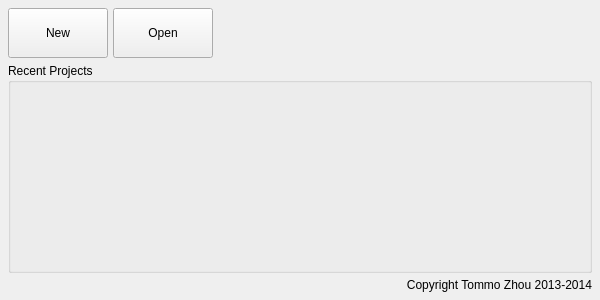
<?xml version="1.0" encoding="UTF-8"?>
<ui version="4.0">
 <class>Form</class>
 <widget class="QWidget" name="Form">
  <property name="geometry">
   <rect>
    <x>0</x>
    <y>0</y>
    <width>600</width>
    <height>300</height>
   </rect>
  </property>
  <property name="sizePolicy">
   <sizepolicy hsizetype="Preferred" vsizetype="Preferred">
    <horstretch>0</horstretch>
    <verstretch>0</verstretch>
   </sizepolicy>
  </property>
  <property name="minimumSize">
   <size>
    <width>600</width>
    <height>300</height>
   </size>
  </property>
  <property name="windowTitle">
   <string>Form</string>
  </property>
  <layout class="QVBoxLayout" name="verticalLayout">
   <property name="spacing">
    <number>5</number>
   </property>
   <property name="margin">
    <number>8</number>
   </property>
   <item>
    <widget class="QWidget" name="containerButtons" native="true">
     <property name="sizePolicy">
      <sizepolicy hsizetype="Preferred" vsizetype="Fixed">
       <horstretch>0</horstretch>
       <verstretch>0</verstretch>
      </sizepolicy>
     </property>
     <layout class="QHBoxLayout" name="horizontalLayout">
      <property name="spacing">
       <number>5</number>
      </property>
      <property name="margin">
       <number>0</number>
      </property>
      <item>
       <widget class="QPushButton" name="buttonNew">
        <property name="sizePolicy">
         <sizepolicy hsizetype="Minimum" vsizetype="Fixed">
          <horstretch>0</horstretch>
          <verstretch>0</verstretch>
         </sizepolicy>
        </property>
        <property name="minimumSize">
         <size>
          <width>100</width>
          <height>50</height>
         </size>
        </property>
        <property name="text">
         <string>New</string>
        </property>
       </widget>
      </item>
      <item>
       <widget class="QPushButton" name="buttonOpen">
        <property name="sizePolicy">
         <sizepolicy hsizetype="Minimum" vsizetype="Fixed">
          <horstretch>0</horstretch>
          <verstretch>0</verstretch>
         </sizepolicy>
        </property>
        <property name="minimumSize">
         <size>
          <width>100</width>
          <height>50</height>
         </size>
        </property>
        <property name="text">
         <string>Open</string>
        </property>
       </widget>
      </item>
      <item>
       <spacer name="horizontalSpacer">
        <property name="orientation">
         <enum>Qt::Horizontal</enum>
        </property>
        <property name="sizeType">
         <enum>QSizePolicy::Expanding</enum>
        </property>
        <property name="sizeHint" stdset="0">
         <size>
          <width>40</width>
          <height>20</height>
         </size>
        </property>
       </spacer>
      </item>
     </layout>
    </widget>
   </item>
   <item>
    <widget class="QGroupBox" name="containerRecent">
     <property name="sizePolicy">
      <sizepolicy hsizetype="Preferred" vsizetype="Expanding">
       <horstretch>0</horstretch>
       <verstretch>0</verstretch>
      </sizepolicy>
     </property>
     <property name="title">
      <string>Recent Projects</string>
     </property>
    </widget>
   </item>
   <item>
    <widget class="QLabel" name="labelCopyright">
     <property name="font">
      <font>
       <pointsize>9</pointsize>
      </font>
     </property>
     <property name="text">
      <string>Copyright Tommo Zhou 2013-2014</string>
     </property>
     <property name="alignment">
      <set>Qt::AlignRight|Qt::AlignTrailing|Qt::AlignVCenter</set>
     </property>
    </widget>
   </item>
  </layout>
 </widget>
 <resources/>
 <connections/>
</ui>
